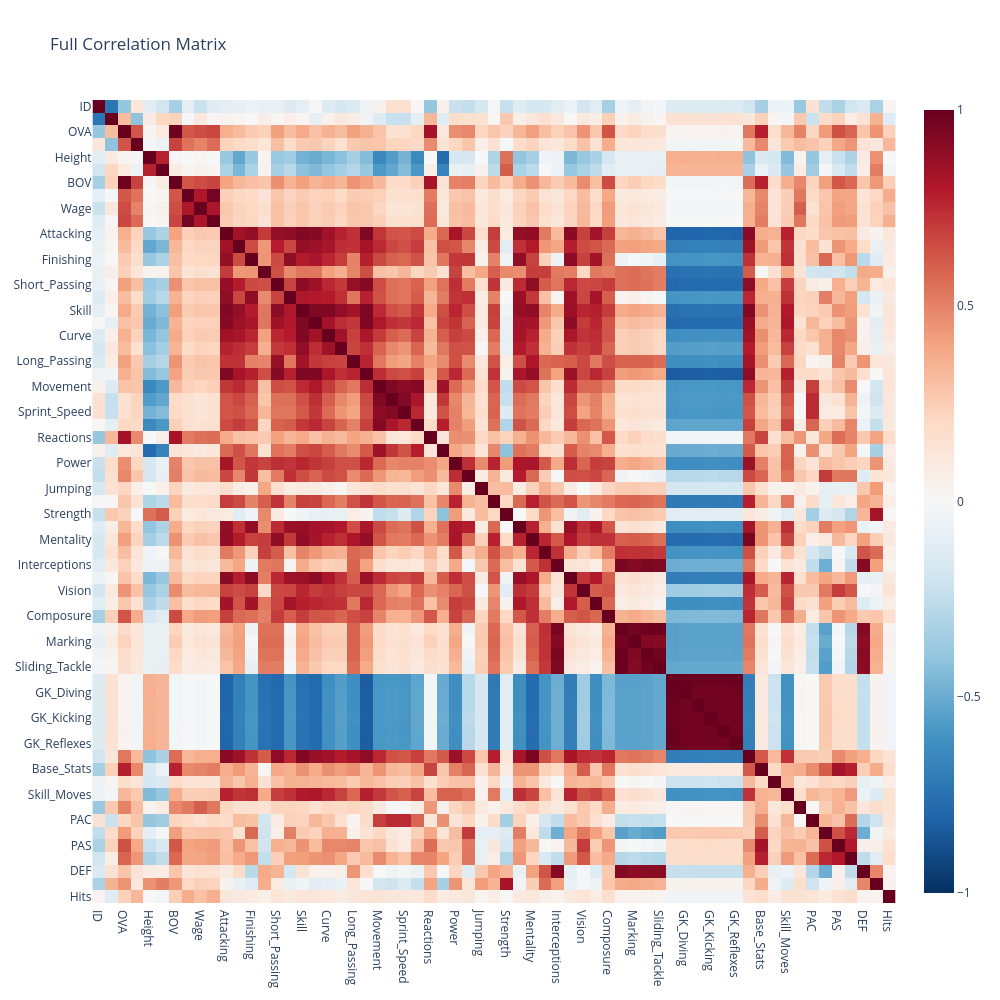

Notebook source saved alongside this figure:
### Code cell
from pyspark.ml.feature import VectorAssembler
from pyspark.ml.stat import Correlation

correlation_cols = [c for c, t in fifa.dtypes if t in ('int','double','float','bigint')]

assembler = VectorAssembler(inputCols=correlation_cols, outputCol="features", handleInvalid="skip")
df_vec = assembler.transform(fifa).select("features")

corr_matrix = Correlation.corr(df_vec, "features", method="pearson").head()[0]
corr_array = corr_matrix.toArray()\

import plotly.express as px
import pandas as pd

corr_df = pd.DataFrame(corr_array, index=correlation_cols, columns=correlation_cols)

fig = px.imshow(
    corr_df,
    color_continuous_scale="RdBu_r",
    zmin=-1, zmax=1,
    title="Full Correlation Matrix",
)
fig.update_layout(width=1000, height=1000)
fig.show()

### Figure 1 — Plotly figure (JSON) as saved in the notebook; plotly's stock layout.template omitted (floating-point values rounded to 4 significant figures; data arrays with more than 128 entries replaced by an {"elided": "..."} marker saying what was removed)
{"data": [{"coloraxis": "coloraxis", "hovertemplate": "x: %{x}<br>y: %{y}<br>color: %{z}<extra></extra>", "name": "0", "type": "heatmap", "x": ["ID", "Age", "OVA", "POT", "Height", "Weight", "BOV", "Value", "Wage", "Release_Clause", "Attacking", "Crossing", "Finishing", "Heading_Accuracy", "Short_Passing", "Volleys", "Skill", "Dribbling", "Curve", "FK_Accuracy", "Long_Passing", "Ball_Control", "Movement", "Acceleration", "Sprint_Speed", "Agility", "Reactions", "Balance", "Power", "Shot_Power", "Jumping", "Stamina", "Strength", "Long_Shots", "Mentality", "Aggression", "Interceptions", "Positioning", "Vision", "Penalties", "Composure", "Defending", "Marking", "Standing_Tackle", "Sliding_Tackle", "Goalkeeping", "GK_Diving", "GK_Handling", "GK_Kicking", "GK_Positioning", "GK_Reflexes", "Total_Stats", "Base_Stats", "Weak_Foot", "Skill_Moves", "Intl_Reputation", "PAC", "SHO", "PAS", "DRI", "DEF", "PHY", "Hits"], "xaxis": "x", "y": ["ID", "Age", "OVA", "POT", "Height", "Weight", "BOV", "Value", "Wage", "Release_Clause", "Attacking", "Crossing", "Finishing", "Heading_Accuracy", "Short_Passing", "Volleys", "Skill", "Dribbling", "Curve", "FK_Accuracy", "Long_Passing", "Ball_Control", "Movement", "Acceleration", "Sprint_Speed", "Agility", "Reactions", "Balance", "Power", "Shot_Power", "Jumping", "Stamina", "Strength", "Long_Shots", "Mentality", "Aggression", "Interceptions", "Positioning", "Vision", "Penalties", "Composure", "Defending", "Marking", "Standing_Tackle", "Sliding_Tackle", "Goalkeeping", "GK_Diving", "GK_Handling", "GK_Kicking", "GK_Positioning", "GK_Reflexes", "Total_Stats", "Base_Stats", "Weak_Foot", "Skill_Moves", "Intl_Reputation", "PAC", "SHO", "PAS", "DRI", "DEF", "PHY", "Hits"], "yaxis": "y", "z": {"elided": "63x63 float values"}}], "layout": {"coloraxis": {"cmax": 1, "cmin": -1, "colorscale": [[0, "rgb(5,48,97)"], [0.1, "rgb(33,102,172)"], [0.2, "rgb(67,147,195)"], [0.3, "rgb(146,197,222)"], [0.4, "rgb(209,229,240)"], [0.5, "rgb(247,247,247)"], [0.6, "rgb(253,219,199)"], [0.7, "rgb(244,165,130)"], [0.8, "rgb(214,96,77)"], [0.9, "rgb(178,24,43)"], [1, "rgb(103,0,31)"]]}, "height": 1000, "title": {"text": "Full Correlation Matrix"}, "width": 1000, "xaxis": {"anchor": "y", "constrain": "domain", "domain": [0, 1], "scaleanchor": "y"}, "yaxis": {"anchor": "x", "autorange": "reversed", "constrain": "domain", "domain": [0, 1]}}}
